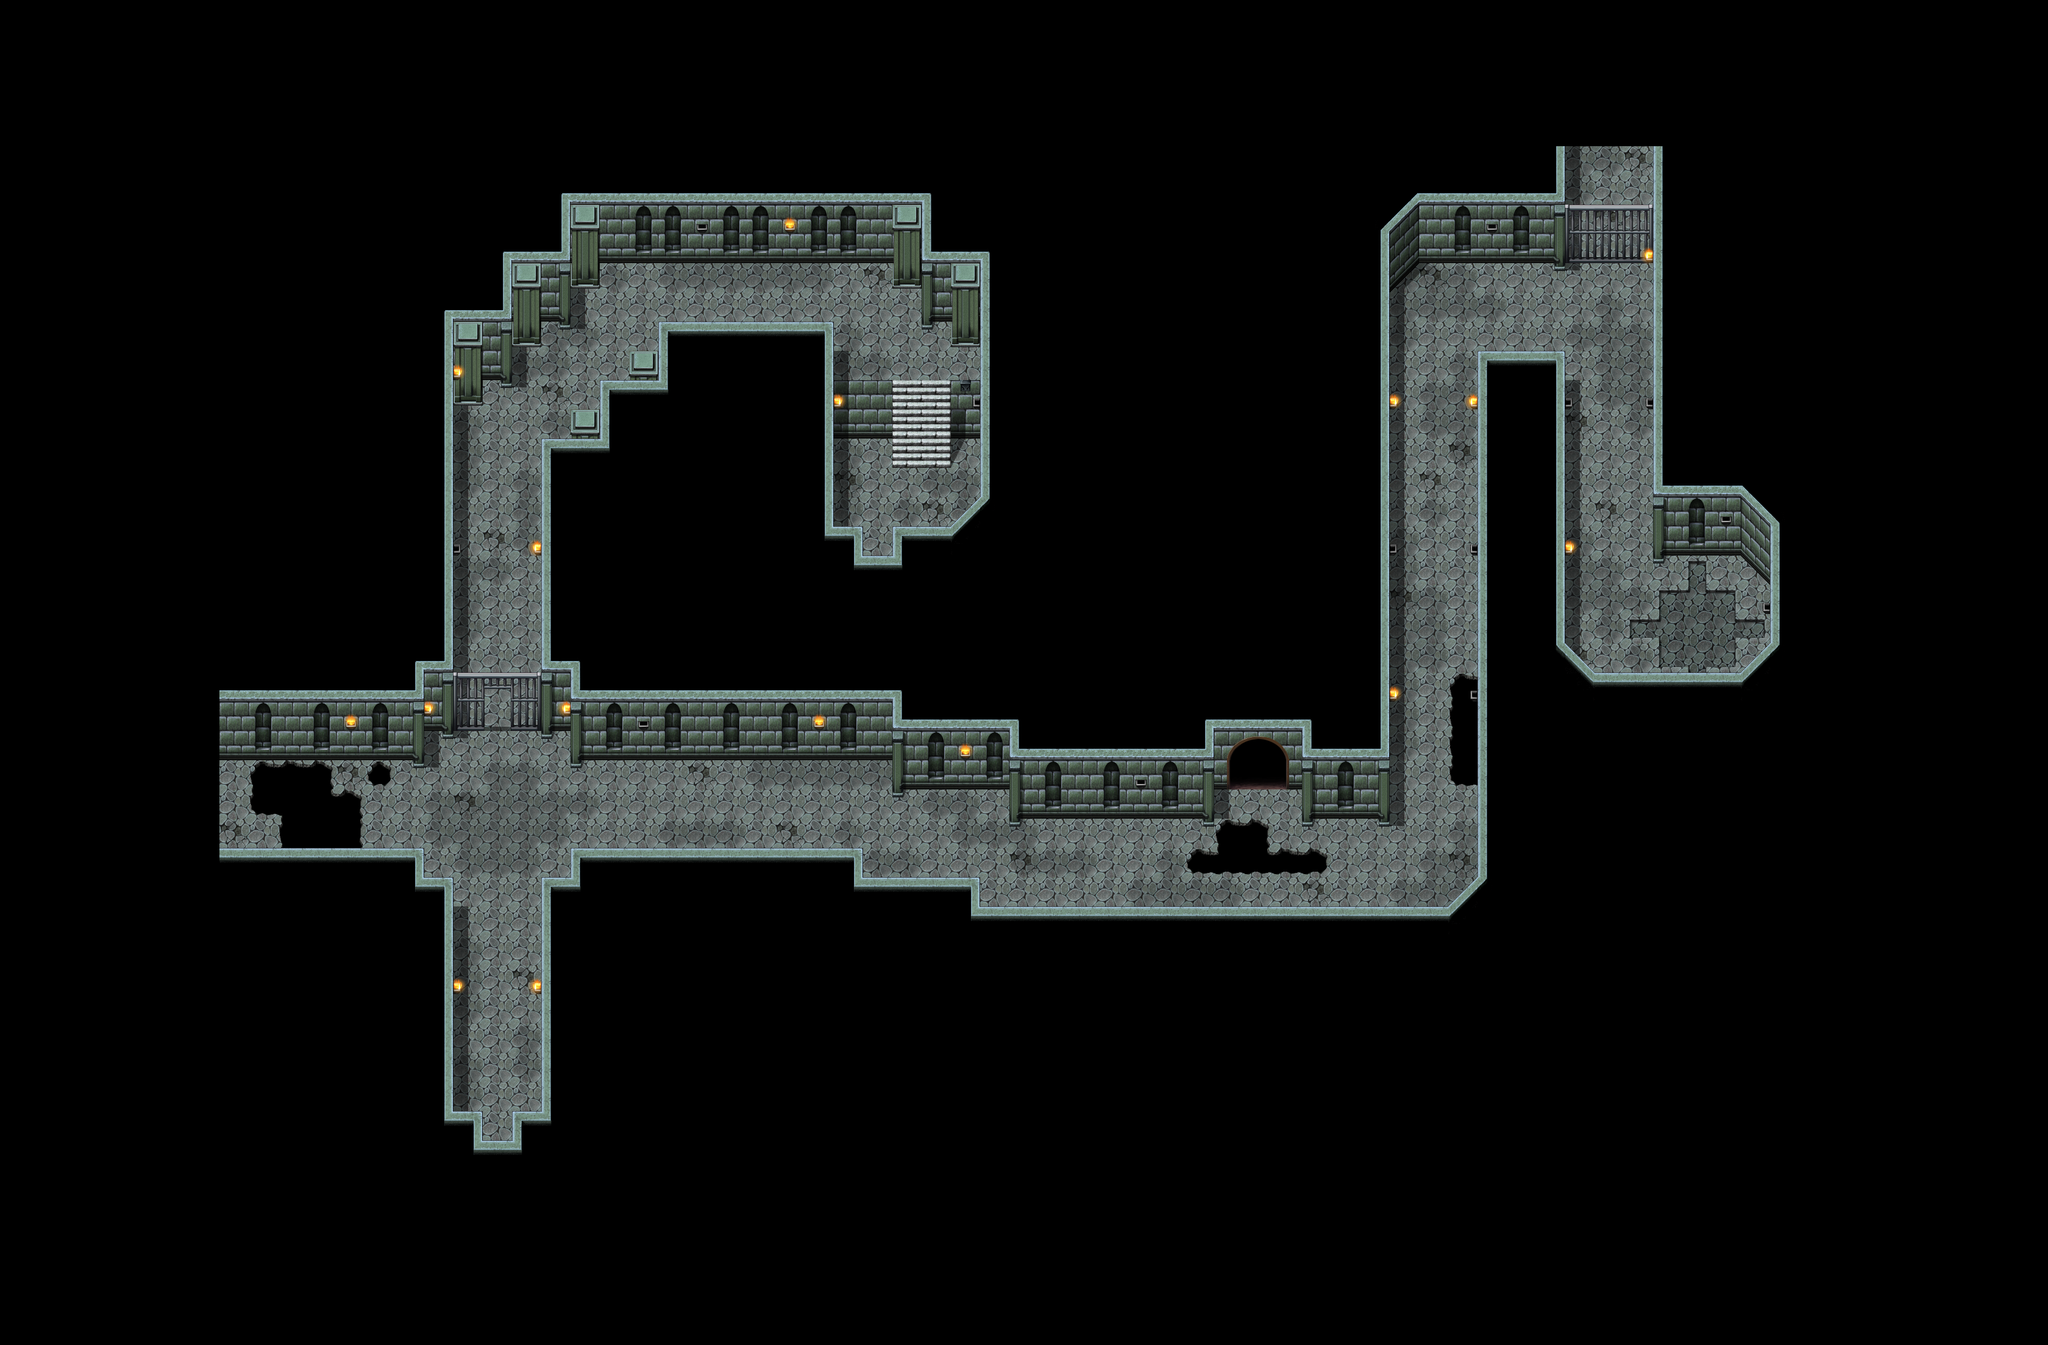

A 2D game scene composited from a Tiled map and its tileset images. What follows is a short description and the map's XML, with each tile layer's data collapsed to a summary:
An orthogonal 140x92 tile map with 24x24 px tiles, 9 tile layers (under0_none, under1_ground, under2_shadows, under3_objects, ...), 5 tilesets and 100 objects (2x hero_s_hometown_mysterious_tunnel, 2x hero_s_hometown_mysterious_tunnel_b1_2, 2x hero_s_hometown_mysterious_tunnel_b2_1, sparkle0002, door_gate_mysterious_tunnel, ...).

<map version="1.5" tiledversion="1.5.0" orientation="orthogonal" renderorder="right-down" width="140" height="92" tilewidth="24" tileheight="24" infinite="0" nextlayerid="24" nextobjectid="143">
 <properties>
  <property name="bgm" value="bgm_mysterious_tunnel" />
  <property name="lightmap_player" value="light_player" />
  <property name="step_sound" value="stone" />
 </properties>
 <tileset firstgid="1" name="hero_s_hometown_mysterious_tunnel_b1_1" tilewidth="24" tileheight="24" tilecount="1700" columns="68">
  <image source="tilesets/hero_s_hometown_mysterious_tunnel_b1_1.png" width="1632" height="600" />
 </tileset>
 <tileset firstgid="1701" source="tilesets/fsm_object02.tsx" />
 <tileset firstgid="2469" source="tilesets/fsm_inside01_e.tsx" />
 <tileset firstgid="3493" source="tilesets/fsm_flame02.tsx" />
 <tileset firstgid="4261" source="tilesets/fsm_inside01_b.tsx" />
 <layer id="15" name="under0_none" width="140" height="92">
  <data>[12880 cells, 0 non-empty, 0 distinct tile ids]</data>
 </layer>
 <layer id="1" name="under1_ground" width="140" height="92">
  <data>[12880 cells, 7736 non-empty, 256 distinct tile ids]</data>
 </layer>
 <layer id="16" name="under2_shadows" width="140" height="92">
  <data>[12880 cells, 7 non-empty, 5 distinct tile ids]</data>
 </layer>
 <layer id="17" name="under3_objects" width="140" height="92">
  <data>[12880 cells, 2 non-empty, 2 distinct tile ids]</data>
 </layer>
 <layer id="18" name="under4_none" width="140" height="92">
  <data>[12880 cells, 0 non-empty, 0 distinct tile ids]</data>
 </layer>
 <layer id="19" name="under5_none" width="140" height="92">
  <data>[12880 cells, 0 non-empty, 0 distinct tile ids]</data>
 </layer>
 <layer id="20" name="over6_objects" width="140" height="92">
  <data>[12880 cells, 288 non-empty, 51 distinct tile ids]</data>
 </layer>
 <layer id="21" name="over7_none" width="140" height="92">
  <data>[12880 cells, 0 non-empty, 0 distinct tile ids]</data>
 </layer>
 <layer id="22" name="over8_none" width="140" height="92">
  <data>[12880 cells, 0 non-empty, 0 distinct tile ids]</data>
 </layer>
 <objectgroup color="#0055ff" id="5" name="sound" />
 <objectgroup color="#aa0000" id="4" name="collision" visible="0">
  <object id="53" x="360" y="1464" width="384" height="504" />
  <object id="54" x="888" y="1464" width="720" height="504" />
  <object id="55" x="936" y="1416" width="480" height="48" />
  <object id="57" x="360" y="1416" width="336" height="48" />
  <object id="58" x="744" y="1848" width="48" height="120" />
  <object id="59" x="840" y="1848" width="48" height="120" />
  <object id="60" x="792" y="1920" width="48" height="48" />
  <object id="61" x="1608" y="1512" width="1392" height="456" />
  <object id="62" x="2424" y="1128" width="576" height="384" />
  <object id="63" x="2400" y="1488" width="24" height="24" />
  <object id="64" x="2424" y="600" width="144" height="528" />
  <object id="65" x="2712" y="240" width="288" height="672" />
  <object id="66" x="2904" y="912" width="96" height="216" />
  <object id="67" x="2880" y="1104" width="24" height="24" />
  <object id="68" x="2880" y="912" width="24" height="24" />
  <object id="69" x="2568" y="1104" width="24" height="24" />
  <object id="70" x="2136" y="240" width="144" height="1104" />
  <object id="71" x="2280" y="240" width="432" height="192" />
  <object id="72" x="2280" y="432" width="24" height="24" />
  <object id="74" x="1608" y="240" width="408" height="1056" />
  <object id="75" x="2112" y="240" width="24" height="1056" />
  <object id="76" x="2016" y="240" width="96" height="1032" />
  <object id="77" x="1656" y="1296" width="336" height="48" />
  <object id="78" x="2376" y="1104" width="48" height="192" />
  <object id="79" x="1992" y="1344" width="96" height="96" />
  <object id="80" x="1944" y="1392" width="48" height="48" />
  <object id="81" x="2088" y="1392" width="96" height="48" />
  <object id="82" x="1464" y="888" width="144" height="408" />
  <object id="83" x="1584" y="864" width="24" height="24" />
  <object id="84" x="936" y="960" width="528" height="288" />
  <object id="85" x="888" y="744" width="48" height="456" />
  <object id="86" x="1368" y="888" width="48" height="72" />
  <object id="87" x="1080" y="552" width="288" height="408" />
  <object id="88" x="1032" y="600" width="48" height="360" />
  <object id="89" x="984" y="648" width="48" height="312" />
  <object id="90" x="936" y="696" width="48" height="264" />
  <object id="91" x="840" y="1152" width="48" height="48" />
  <object id="92" x="744" y="1152" width="48" height="48" />
  <object id="93" x="360" y="240" width="384" height="960" />
  <object id="94" x="360" y="1200" width="336" height="48" />
  <object id="95" x="360" y="1248" width="240" height="168" />
  <object id="96" x="600" y="1248" width="48" height="48" />
  <object id="97" x="744" y="240" width="48" height="432" />
  <object id="98" x="792" y="240" width="48" height="384" />
  <object id="99" x="840" y="240" width="48" height="336" />
  <object id="100" x="888" y="240" width="48" height="288" />
  <object id="101" x="936" y="240" width="48" height="240" />
  <object id="102" x="984" y="240" width="624" height="192" />
  <object id="103" x="1464" y="432" width="144" height="48" />
  <object id="104" x="1512" y="480" width="96" height="48" />
  <object id="105" x="1560" y="528" width="48" height="48" />
  <object id="106" x="1368" y="624" width="96" height="96" />
  <object id="107" x="1560" y="624" width="48" height="96" />
  <object id="108" x="1464" y="720" height="48" />
  <object id="109" x="1560" y="720" height="48" />
  <object id="114" x="726" y="1200" width="18" height="12" />
  <object id="115" x="888" y="1200" width="18" height="12" />
  <object id="116" x="678" y="1248" width="18" height="12" />
  <object id="117" x="936" y="1248" width="18" height="12" />
  <object id="118" x="822" y="624" width="18" height="12" />
  <object id="120" x="918" y="528" width="18" height="12" />
  <object id="121" x="1512" y="528" width="18" height="12" />
  <object id="122" x="1464" y="1296" width="18" height="12" />
  <object id="123" x="1656" y="1344" width="18" height="12" />
  <object id="124" x="1974" y="1344" width="18" height="12" />
  <object id="125" x="2136" y="1344" width="18" height="12" />
  <object id="126" x="2262" y="1344" width="18" height="12" />
  <object id="127" x="2550" y="432" width="18" height="12" />
  <object id="128" x="2712" y="912" width="18" height="12" />
 </objectgroup>
 <objectgroup color="#5500ff" id="7" name="rest">
  <object id="40" name="sparkle0002" x="2760" y="1008" width="48" height="48" />
  <object id="51" name="door_gate_mysterious_tunnel" x="792" y="1104" width="48" height="96" />
 </objectgroup>
 <objectgroup color="#aa55ff" id="12" name="hero" />
 <objectgroup color="#55ff7f" id="13" name="npc">
  <object id="135" name="duke01" x="696" y="1224" width="48" height="24">
   <properties>
    <property name="conversation" value="quest0006" />
    <property name="direction" value="east" />
   </properties>
  </object>
  </objectgroup>
 <objectgroup color="#55aaff" id="3" name="spawn">
  <!-- 3 objects omitted --></objectgroup>
 <objectgroup color="#ffff7f" id="2" name="portal">
  <!-- 3 objects omitted --></objectgroup>
 <objectgroup color="#ffaa7f" id="14" name="warp" />
 <objectgroup color="#ffaa7f" id="11" name="save" />
 <objectgroup id="9" name="lower_texture" />
 <objectgroup id="10" name="upper_texture" />
 <objectgroup color="#ffff00" id="8" name="quest">
  <!-- 2 objects omitted --></objectgroup>
 <objectgroup color="#ff55ff" id="23" name="event">
  <!-- 1 objects omitted --></objectgroup>
 <objectgroup color="#ffffff" id="6" name="lights">
  <!-- 18 objects omitted --></objectgroup>
</map>
<!-- 28 of 100 objects omitted -->
